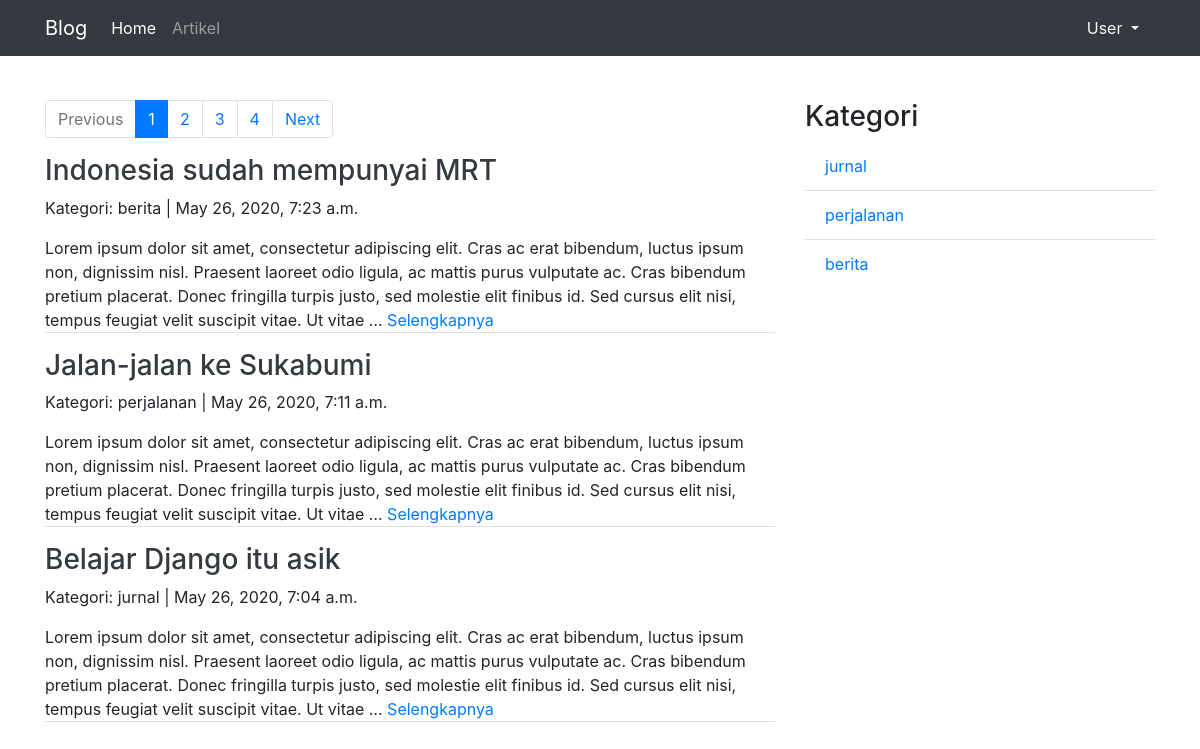
Page /artikel/1 on the committed database.
### artikel/models.py (models this page shows, shortened)
class Artikel(models.Model):
    judul       = models.CharField(max_length=255)
    isi         = models.TextField()
    kategori    = models.CharField(max_length=255)
    published   = models.DateTimeField(auto_now_add=True)
    updated     = models.DateTimeField(auto_now=True)
    slug        = models.SlugField(blank=True, editable=False)

### artikel/views.py (the view)
# urls.py: path('<int:page>', ArtikelListView.as_view(), name='list'),
class ArtikelListView(ListView):
    model = Artikel
    template_name = "artikel/artikel_list.html"
    context_object_name = 'artikel_list'
    ordering = ['-published']
    paginate_by = 3
    def get_context_data(self, **kwargs):
        kategori_list = self.model.objects.values_list('kategori', flat=True).distinct()
        self.kwargs.update({'kategori_list':kategori_list})
        kwargs = self.kwargs
        return super().get_context_data(**kwargs)

### artikel/templates/artikel/artikel_list.html (shortened to what this page needs)
{% extends 'base.html' %}
{% block contents %}
<div class="row">
    <div class="col-md-8">
        {% if is_paginated %}
        <nav aria-label="artikelPage">
            <ul class="pagination">
                {% if page_obj.has_previous %}
                    <li class="page-item">
                        <a class="page-link" href="{% url 'artikel:list' page_obj.previous_page_number %}">Previous</a>
                    </li>
                {% else %}
                    <li class="page-item disabled">
                        <a class="page-link" href="#" tabindex="-1" aria-disabled="true">Previous</a>
                    </li>
                {% endif %}
                {% for i in paginator.page_range  %}
                {% if i is page_obj.number %}
                    <li class="page-item active disable" aria-current="page">
                        <span class="page-link" href="{% url 'artikel:list' i %}">{{i}}</span>
                    </li>
                {% else %}
                    <li class="page-item" aria-current="page">
                        <a class="page-link" href="{% url 'artikel:list' i %}">{{i}}</a>
                    </li>
                {% endif %}
                {% endfor %}
                {% if page_obj.has_next %}
                    <li class="page-item">
                        <a class="page-link" href="{% url 'artikel:list' page_obj.next_page_number %}">Next</a>
                    </li>
                {% else %}
                    <li class="page-item disabled">
                        <a class="page-link" href="#" tabindex="-1" aria-disabled="true">Next</a>
                    </li>
                {% endif %}
            </ul>
        </nav>
        {% endif %}
        {% for artikel in artikel_list  %}
        <h3><a class="text-dark" href="{% url 'artikel:detail' artikel.slug %}">{{artikel.judul}}</a></h3>
        <p>Kategori: {{artikel.kategori}} | {{artikel.published}}</p>
        <p class="border-bottom" >{{artikel.isi|truncatewords:50}}
            <a href="{% url 'artikel:detail' artikel.slug %}">Selengkapnya</a>
        </p>
        {% endfor %}
    </div>
    <div class="col-sm">
        <h3>Kategori</h3>
        <ul class="list-group list-group-flush">
            {% for kategori in kategori_list %}
                <li class="list-group-item"><a href="{% url 'artikel:category' kategori 1 %}">{{kategori}}</a></li>
            {% endfor %}
        </ul>
    </div>
</div>
{% endblock contents %}

### rows in the picture
Artikel: judul "Indonesia sudah mempunyai MRT", kategori "berita", published "May 26, 2020, 7:23 a.m.", isi "Lorem ipsum dolor sit amet, consectetur adipiscing elit. Cras ac erat bibendum, luctus ipsum non, dignissim nisl. Praesent laoreet odio ligula, ac mattis purus vulputate ac. Cras bibendum pretium placerat. Donec fringilla turpis justo, sed molestie elit finibus id. Sed cursus elit nisi, tempus feugiat velit suscipit vitae. Ut vitae …"
Artikel: judul "Jalan-jalan ke Sukabumi", kategori "perjalanan", published "May 26, 2020, 7:11 a.m.", isi "Lorem ipsum dolor sit amet, consectetur adipiscing elit. Cras ac erat bibendum, luctus ipsum non, dignissim nisl. Praesent laoreet odio ligula, ac mattis purus vulputate ac. Cras bibendum pretium placerat. Donec fringilla turpis justo, sed molestie elit finibus id. Sed cursus elit nisi, tempus feugiat velit suscipit vitae. Ut vitae …"
Artikel: judul "Belajar Django itu asik", kategori "jurnal", published "May 26, 2020, 7:04 a.m.", isi "Lorem ipsum dolor sit amet, consectetur adipiscing elit. Cras ac erat bibendum, luctus ipsum non, dignissim nisl. Praesent laoreet odio ligula, ac mattis purus vulputate ac. Cras bibendum pretium placerat. Donec fringilla turpis justo, sed molestie elit finibus id. Sed cursus elit nisi, tempus feugiat velit suscipit vitae. Ut vitae …"

### other values in the picture
{{ i }} "1"
{{ i }} "2" "3" "4"
{{ kategori }} "jurnal" "perjalanan" "berita"
